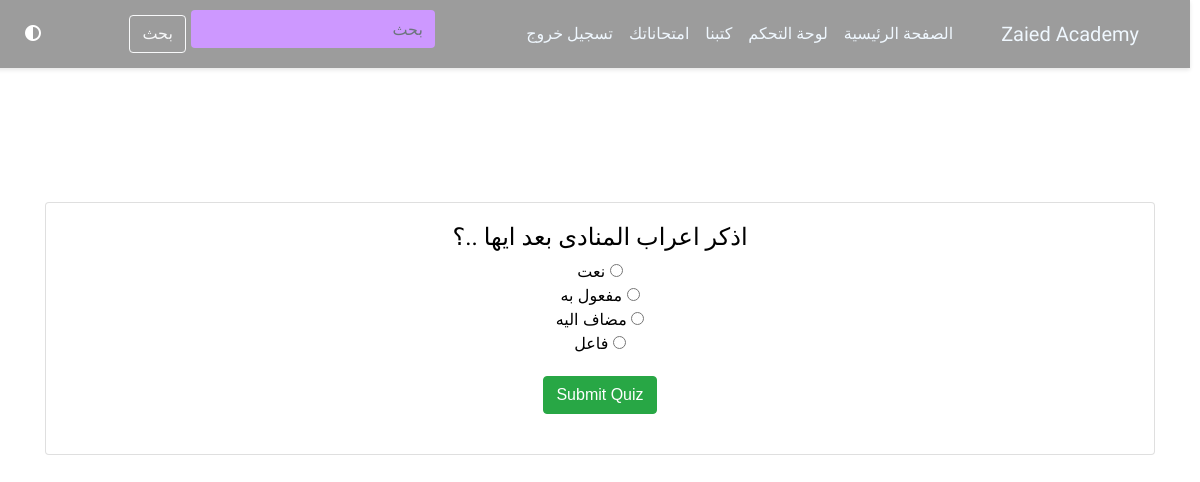
The page /quizs/quiz/نحو/ (signed in) on the database as committed earlier.
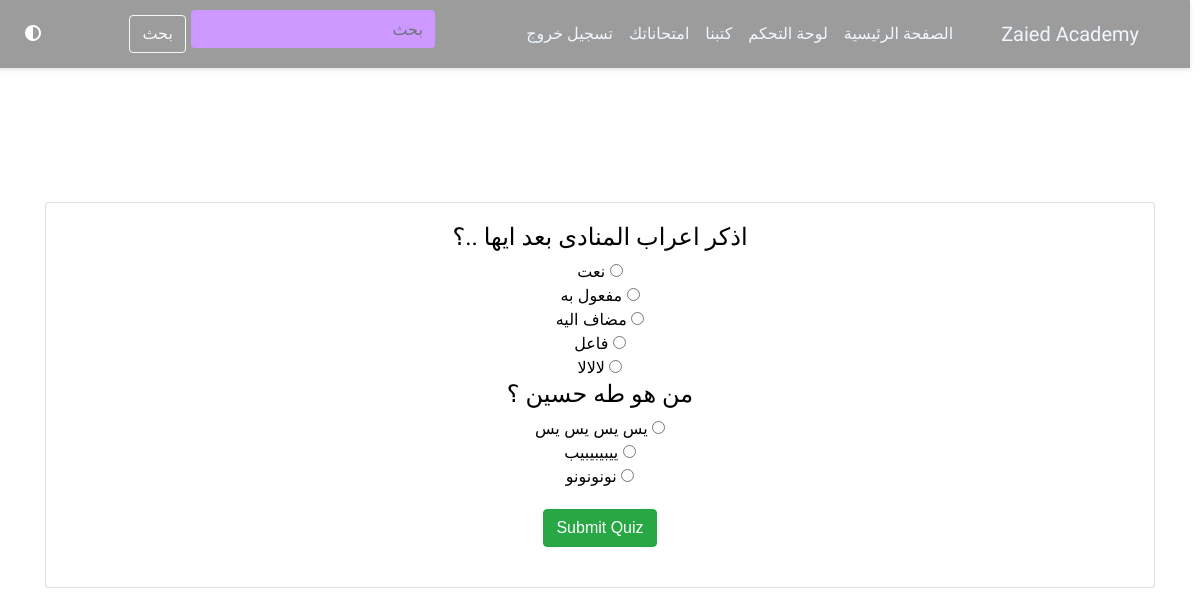
The same page on the database as committed later.
### Qiuzs/models.py (models this page shows, shortened)
class Question(models.Model):
    category = models.ForeignKey(Category, on_delete=models.CASCADE, null=True, blank=True)
    lesson = models.ForeignKey(Lesson, on_delete=models.CASCADE, null=True, blank=True)
    grade = models.ForeignKey(Grade, on_delete=models.CASCADE, null=True, blank=True)
    text = models.CharField(max_length=255)  # نص السؤال
    created_at = models.DateTimeField(auto_now_add=True)

class Choice(models.Model):
    question = models.ForeignKey(Question, on_delete=models.CASCADE, related_name='choices')
    text = models.CharField(max_length=255)  # نص الاختيار
    is_correct = models.BooleanField(default=False)  # يشير إذا كان الاختيار صحيحًا

### LP_app/decorators.py (the view)
    def _wrapped_view(request, *args, **kwargs):
        try:
            subscription = Subscription.objects.get(user=request.user)
            if not subscription.is_active():
                return redirect('subscribe')  # توجيه المستخدم إلى صفحة الاشتراك إذا لم يكن الاشتراك مفعلًا
        except Subscription.DoesNotExist:
            return redirect('subscribe')  # توجيه المستخدم إلى صفحة الاشتراك إذا لم يكن هناك اشتراك
        return view_func(request, *args, **kwargs)

### Qiuzs/views.py (called while the page is built, shortened)
@login_required
@subscription_required
def take_quiz(request, foo):
    foo = foo.replace('-', ' ')
    context = {}  # Initialize context dictionary
    category = get_object_or_404(Category, name=foo)
    if request.user.is_superuser or request.user.is_staff:
        questions = Question.objects.filter(category=category)
        categories = Category.objects.all()
        context.update({
            'category': category,
            'questions': questions,
            'categories': categories,
        })
    return render(request, 'Quizs/take_quiz.html', context)

### Subscription/models.py (called while the page is built)
    def is_active(self):
        return self.end_date and self.end_date >= timezone.now()+ timedelta(hours=2)    # استخدم timezone.now()

### templates/Quizs/take_quiz.html (shortened to what this page needs)
{% extends 'base.html' %}
{% block content %}
<div class="card">
    {% if questions %}
    <form method="POST" style="padding: 20px;">
        {% for question in questions %}
            <h4>{{ question.text }}</h4>
            {% for choice in question.choices.all %}
                <input type="radio" name="{{ question.id }}" value="{{ choice.id }}">
                {{ choice.text }}<br>
            {% endfor %}
        {% endfor %}
        <button type="submit" class="btn btn-success" style="margin: 20px;">Submit Quiz</button>
    </form>
    {% endif %}
</div>
{%endblock%}

### templates/base.html (shortened to what this page needs)
{% load static %}
<!DOCTYPE html>
<html lang="ar">
    <head>
        <link
        href="https://cdn.jsdelivr.net/npm/bootstrap@5.3.3/dist/css/bootstrap.min.css"
        rel="stylesheet"
        />
        <link
        rel="stylesheet"
        href="https://cdnjs.cloudflare.com/ajax/libs/font-awesome/5.15.4/css/all.min.css"
        />
        <link rel="stylesheet" href="https://stackpath.bootstrapcdn.com/bootstrap/4.5.2/css/bootstrap.min.css">
        {% block landing %}
        <link
        rel="stylesheet"
        href="{% static 'css/style.css' %}"
        />
    {% block login %}
    </head>
    <body dir="rtl" class="light-theme">
        {% block dash %}
        <nav class="navbar navbar-expand-lg" style="background-color: blueviolet;">
        <div class="container-fluid">
        {% if user.is_authenticated %}
            <a class="navbar-brand" href="{% url 'home' %}" style="color: aliceblue;">Zaied Academy</a>
        {% else %}
            <a class="navbar-brand" href="{% url 'landing' %}" style="color: aliceblue;">Zaied Academy</a>
        {% endif %}
            <div class="collapse navbar-collapse" id="navbarNav">
                <ul class="navbar-nav ms-auto mb-2 mb-lg-0">
                    {% if user.is_authenticated %}
                    <li class="nav-item">
                        <a class="nav-link active" aria-current="page" href="{% url 'home' %}" style="color: aliceblue;">الصفحة الرئيسية</a>
                    </li>
                    {% else %}
                    <li class="nav-item">
                        <a class="nav-link active" aria-current="page" href="{% url 'landing' %}" style="color: aliceblue;">الصفحة الرئيسية</a>
                    </li>
                    {% endif %}
                    {% if user.is_staff %}
                    <li class="nav-item">
                        <a class="nav-link active" aria-current="page" href="{% url 'dashboard' %}" style="color: aliceblue;">لوحة التحكم</a>
                    </li>
                    {% endif %}
                    {% if user.is_authenticated %}
                    <li class="nav-item">
                        <a class="nav-link active" aria-current="page" href="{% url 'pdfs' %}" style="color: aliceblue;">كتبنا</a>
                    </li>
                    <li class="nav-item">
                        <a class="nav-link active" aria-current="page" href="{% url 'quizs_home' %}" style="color: aliceblue;">امتحاناتك</a>
                    </li>
                    <li class="nav-item">
                        <a class="nav-link active" aria-current="page" href="{% url 'logout' %}" style="color: aliceblue;">تسجيل خروج</a>
                    </li>
                    {% endif %}
                </ul>
                <ul class="navbar-nav flex-row flex-wrap ms-md-auto">
                <form class="d-flex ms-5">
                    <input class="form-control me-2" type="search" placeholder="بحث" aria-label="بحث" style="background-color: rgb(205, 152, 255); border:blueviolet; color:aliceblue;">
                    <button class="btn btn-outline-light hidden" type="submit" style="margin: 5px;">بحث</button>
                </form>
                </ul>
                <a id="theme-toggle"><i class="fas fa-adjust" onclick="toggleTheme()" style="color: white;"></i></a>
            </div>
        </div>
    </nav>
    <br><br><br><br>
<br><br>
    <div class="container mt-5">
        {% block content %}
        {% endblock %}
    </div>
    {% endblock dash %}
    </body>
    {% endblock login %}
    {% endblock landing %}
</html>

### static/css/style.css (style rules this page uses)
body { transition: background-color 0.3s, color 0.3s; font-family: "Almarai", sans-serif; padding: 10px; }
.navbar { background-color: rgba(58, 58, 58, 0.5) !important; position: fixed; top: 0; width: 100%; z-index: 1000; padding: 10px 20px; box-shadow: 0 2px 4px rgba(0, 0, 0, 0.1); font-family: "Almarai", sans-serif; }
body.light-theme { background-color: rgb(255, 255, 255); color: #000000; }
body.light-theme .card { background-color: rgb(255, 255, 255); color: #000000; }
body { margin: 0; font-family: 'Arial', sans-serif; background-color: #ffffff; color: #333333; text-align: center; }
button { position: relative; padding: 10px 20px; border: none; border-radius: 50px; font-size: 2em; cursor: pointer; font-family: "Almarai", sans-serif; }
h1,h2,h3,h4,h5,h6,p { font-family: "Almarai", sans-serif; }

Rows that differ between the two databases and show on the page:
added Choice: text "لالالا", shown under Question "اذكر اعراب المنادى بعد ايها ..؟"
added Question: text "من هو طه حسين ؟"
added Choice: text "يس يس يس يس", shown under "من هو طه حسين ؟"
added Choice: text "ييبيبيبيب", shown under "من هو طه حسين ؟"
added Choice: text "نونونونو", shown under "من هو طه حسين ؟"
